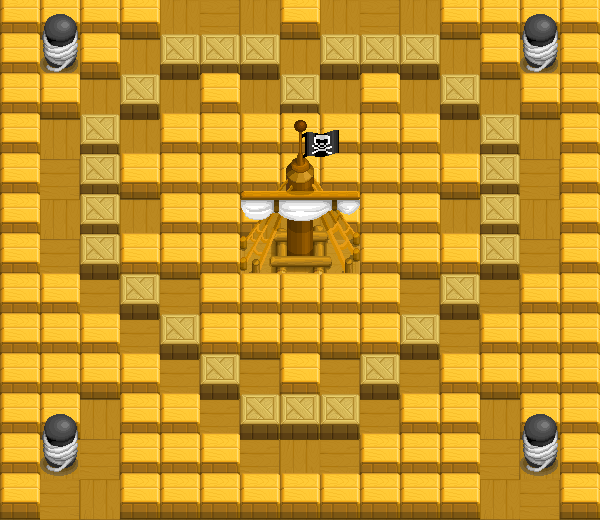

A 2D game scene composited from a Tiled map and its tileset images. What follows is a short description and the map's XML, with each tile layer's data collapsed to a summary:
An orthogonal 15x13 tile map with 40x40 px tiles, 14 tile layers (floor, obstacle1, obstacle2, obstacle3, ...) and 8 objects.

<map version="1.0" tiledversion="1.1.6" orientation="orthogonal" renderorder="right-down" width="15" height="13" tilewidth="40" tileheight="40" infinite="0" nextobjectid="9">
 <tileset firstgid="1" name="tileMap2" tilewidth="40" tileheight="40" tilecount="75" columns="15">
  <image source="tileMap3.png" width="600" height="200" />
  <tile id="28">
   <properties>
    <property name="blast" type="bool" value="true" />
    <property name="colli" type="bool" value="true" />
    <property name="push" type="bool" value="false" />
    <property name="visible" type="bool" value="false" />
   </properties>
  </tile>
  <tile id="29">
   <properties>
    <property name="blast" type="bool" value="true" />
    <property name="colli" type="bool" value="false" />
    <property name="push" type="bool" value="true" />
    <property name="visible" type="bool" value="false" />
   </properties>
  </tile>
  <tile id="49">
   <properties>
    <property name="blast" type="bool" value="false" />
    <property name="colli" type="bool" value="true" />
    <property name="push" type="bool" value="false" />
    <property name="visible" type="bool" value="false" />
   </properties>
  </tile>
  <tile id="50">
   <properties>
    <property name="blast" type="bool" value="false" />
    <property name="colli" type="bool" value="true" />
    <property name="push" type="bool" value="false" />
    <property name="visible" type="bool" value="false" />
   </properties>
  </tile>
  <tile id="51">
   <properties>
    <property name="blast" type="bool" value="false" />
    <property name="colli" type="bool" value="true" />
    <property name="push" type="bool" value="false" />
    <property name="visible" type="bool" value="false" />
   </properties>
  </tile>
  <tile id="52">
   <properties>
    <property name="blast" type="bool" value="false" />
    <property name="colli" type="bool" value="true" />
    <property name="push" type="bool" value="false" />
    <property name="visible" type="bool" value="false" />
   </properties>
  </tile>
  <tile id="74">
   <properties>
    <property name="blast" type="bool" value="true" />
    <property name="colli" type="bool" value="false" />
    <property name="push" type="bool" value="true" />
    <property name="visible" type="bool" value="false" />
   </properties>
  </tile>
 </tileset>
 <layer name="floor" width="15" height="13">
  <data>[195 cells, 195 non-empty, 2 distinct tile ids]</data>
 </layer>
 <layer name="obstacle1" width="15" height="13">
  <data>[195 cells, 9 non-empty, 1 distinct tile ids]</data>
 </layer>
 <layer name="obstacle2" width="15" height="13">
  <data>[195 cells, 24 non-empty, 6 distinct tile ids]</data>
 </layer>
 <layer name="obstacle3" width="15" height="13">
  <data>[195 cells, 18 non-empty, 4 distinct tile ids]</data>
 </layer>
 <layer name="obstacle4" width="15" height="13">
  <data>[195 cells, 22 non-empty, 4 distinct tile ids]</data>
 </layer>
 <layer name="obstacle5" width="15" height="13">
  <data>[195 cells, 26 non-empty, 4 distinct tile ids]</data>
 </layer>
 <layer name="obstacle6" width="15" height="13">
  <data>[195 cells, 22 non-empty, 4 distinct tile ids]</data>
 </layer>
 <layer name="obstacle7" width="15" height="13">
  <data>[195 cells, 32 non-empty, 16 distinct tile ids]</data>
 </layer>
 <layer name="obstacle8" width="15" height="13">
  <data>[195 cells, 22 non-empty, 4 distinct tile ids]</data>
 </layer>
 <layer name="obstacle9" width="15" height="13">
  <data>[195 cells, 26 non-empty, 4 distinct tile ids]</data>
 </layer>
 <layer name="obstacle10" width="15" height="13">
  <data>[195 cells, 22 non-empty, 4 distinct tile ids]</data>
 </layer>
 <layer name="obstacle11" width="15" height="13">
  <data>[195 cells, 22 non-empty, 4 distinct tile ids]</data>
 </layer>
 <layer name="obstacle12" width="15" height="13">
  <data>[195 cells, 20 non-empty, 4 distinct tile ids]</data>
 </layer>
 <layer name="obstacle13" width="15" height="13">
  <data>[195 cells, 22 non-empty, 2 distinct tile ids]</data>
 </layer>
 <objectgroup name="initPos">
  <object id="1" x="62" y="179" />
  <object id="2" x="539" y="178" />
  <object id="3" x="504" y="495" />
  <object id="4" x="98" y="492" />
  <object id="5" x="421" y="295" />
  <object id="6" x="183" y="293" />
  <object id="7" x="181" y="93" />
  <object id="8" x="418" y="91" />
 </objectgroup>
</map>